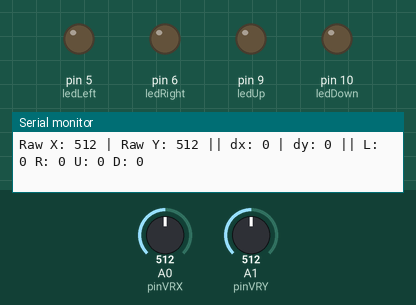
A sketch run on a simulated Arduino Uno, built with avr-gcc and run on an emulated ATmega328P. On the bench: output pins drawn as LEDs (lit = HIGH), the last lines printed to the serial monitor. Inputs (shaded band) come from the test bench; at power-on: A0 (pinVRX) = 512, A1 (pinVRY) = 512.

Above: at 1.2 s.
1.3 s: A0 (pinVRX) set to 716
At 1.8 s:
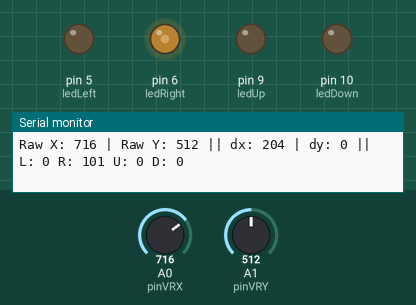
2.8 s: A1 (pinVRY) set to 716
At 3.4 s:
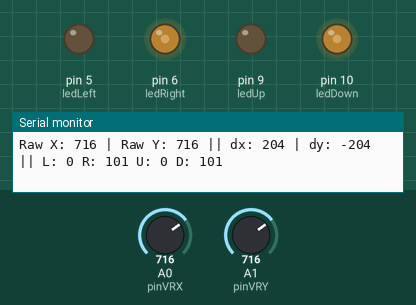
4.3 s: A0 (pinVRX) set to 511
At 5.4 s:
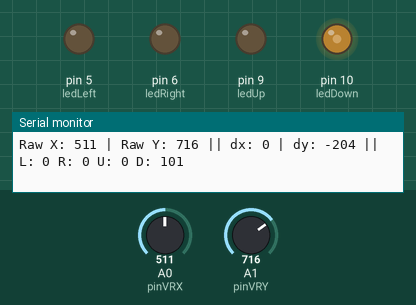
5.8 s: A1 (pinVRY) set to 306
At 6.4 s:
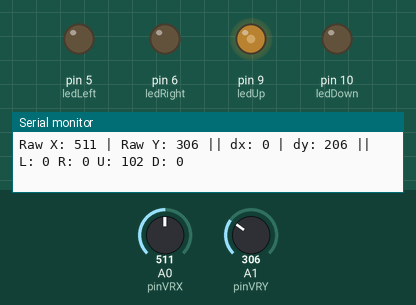
7.3 s: A0 (pinVRX) set to 306
At 7.9 s:
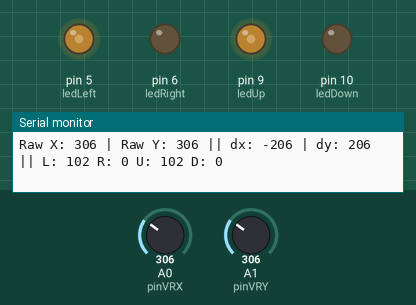
8.8 s: A1 (pinVRY) set to 511
At 9.9 s:
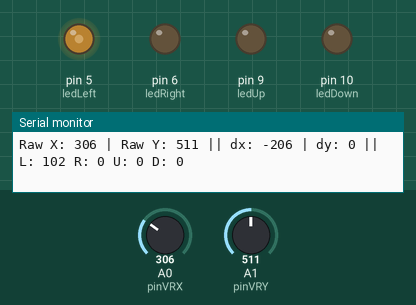
Timing chart, 0 to 11.3 s (numbered marks = the images above; inputs shaded):
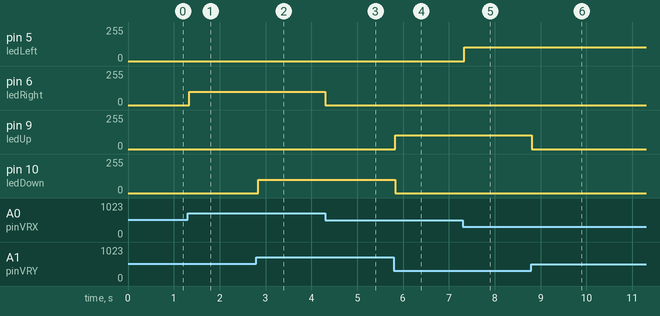

The sketch:

joystick_simple.ino
```cpp
/*
  Joystick Simple Demo Setup

  Parts:
  - 1 analog joystick module
  - 4 LEDs
  - 4 resistors for the LEDs (220 ohm typical)

  Wiring:
  - Joystick VCC -> 5V
  - Joystick GND -> GND
  - Joystick VRX -> A0
  - Joystick VRY -> A1
  - Up LED anode -> pin 9 through a resistor
  - Down LED anode -> pin 10 through a resistor
  - Left LED anode -> pin 5 through a resistor
  - Right LED anode -> pin 6 through a resistor
  - All LED cathodes -> GND

  Notes:
  - Open the Serial Monitor at 9600 baud to see joystick values and LED levels.
*/
const int pinVRX = A0;
const int pinVRY = A1;

const int ledUp = 9;
const int ledDown = 10;
const int ledLeft = 5;
const int ledRight = 6;

int centerX = 512;
int centerY = 512;
const int deadzone = 50;

void setup() {
  pinMode(ledUp, OUTPUT);
  pinMode(ledDown, OUTPUT);
  pinMode(ledLeft, OUTPUT);
  pinMode(ledRight, OUTPUT);

  Serial.begin(9600);
}

void loop() {
  int x = analogRead(pinVRX);
  int y = analogRead(pinVRY);

  int dx = x - centerX;
  int dy = centerY - y;  // flipped Y axis

  if (abs(dx) < deadzone) dx = 0;
  if (abs(dy) < deadzone) dy = 0;

  int rightVal = dx > 0 ? map(dx, 0, 512, 0, 255) : 0;
  int leftVal  = dx < 0 ? map(-dx, 0, 512, 0, 255) : 0;

  int upVal    = dy > 0 ? map(dy, 0, 512, 0, 255) : 0;
  int downVal  = dy < 0 ? map(-dy, 0, 512, 0, 255) : 0;

  rightVal = constrain(rightVal, 0, 255);
  leftVal  = constrain(leftVal, 0, 255);
  upVal    = constrain(upVal, 0, 255);
  downVal  = constrain(downVal, 0, 255);

  analogWrite(ledRight, rightVal);
  analogWrite(ledLeft, leftVal);
  analogWrite(ledUp, upVal);
  analogWrite(ledDown, downVal);

  Serial.print("Raw X: "); Serial.print(x);
  Serial.print(" | Raw Y: "); Serial.print(y);
  Serial.print(" || dx: "); Serial.print(dx);
  Serial.print(" | dy: "); Serial.print(dy);
  Serial.print(" || L: "); Serial.print(leftVal);
  Serial.print(" R: "); Serial.print(rightVal);
  Serial.print(" U: "); Serial.print(upVal);
  Serial.print(" D: "); Serial.print(downVal);
  Serial.println();

  delay(50);
}
```

Measured:
- after the input at 1.3 s, pin 6 (ledRight): 0/255 → 101/255 at once
- after the input at 2.8 s, pin 10 (ledDown): 0/255 → 101/255 at once
- after the input at 4.3 s, pin 6 (ledRight): 101/255 → 0/255 at once
- after the input at 5.8 s, pin 9 (ledUp): 0/255 → 102/255 at once; pin 10 (ledDown): 101/255 → 0/255 at once
- after the input at 7.3 s, pin 5 (ledLeft): 0/255 → 102/255 at once
- after the input at 8.8 s, pin 9 (ledUp): 102/255 → 0/255 at once
